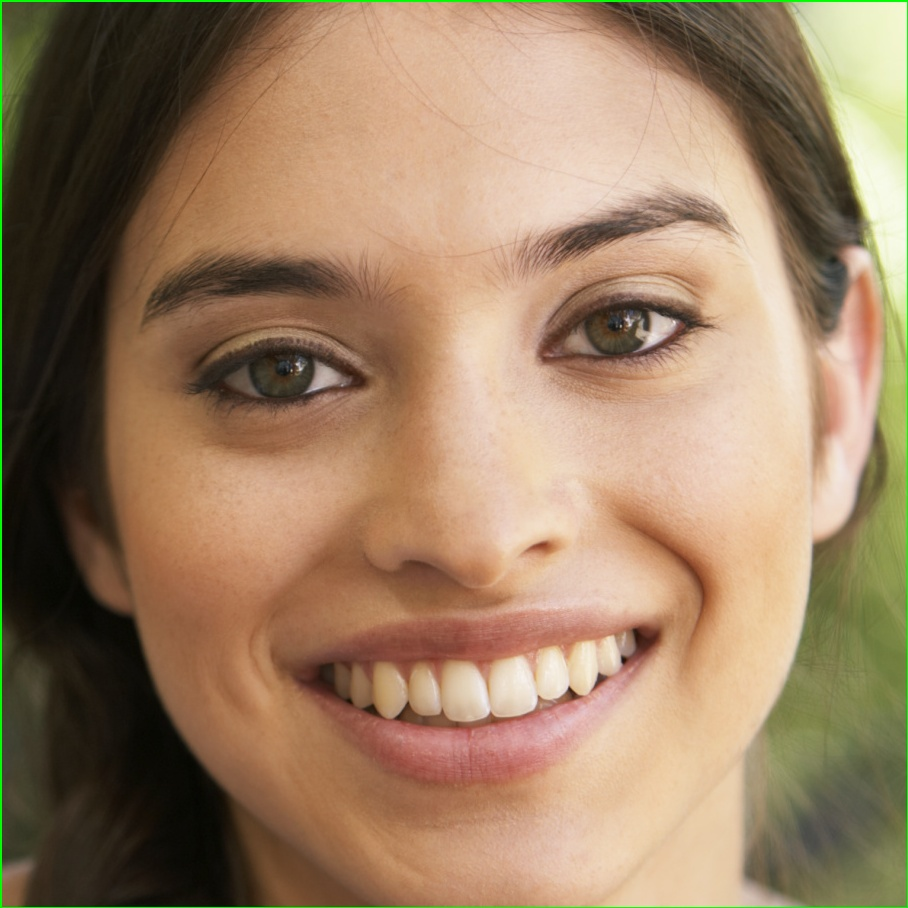
#> input picture 147.jpg, 908 x 908 px
$ python togray.py --image 147.jpg
#> lines starting #> are read from the running program, lines starting #| are printed output that depends on the picture
import cv2
import argparse

ap = argparse.ArgumentParser()
ap.add_argument("-i", "--image", required=True, help="path to the input image")
args = vars(ap.parse_args())

pic = cv2.imread(args["image"])
#> pic is the input picture: shape (908, 908, 3); mean B, G, R 99.5, 127.9, 155
gray = cv2.cvtColor(pic, cv2.COLOR_BGR2GRAY)
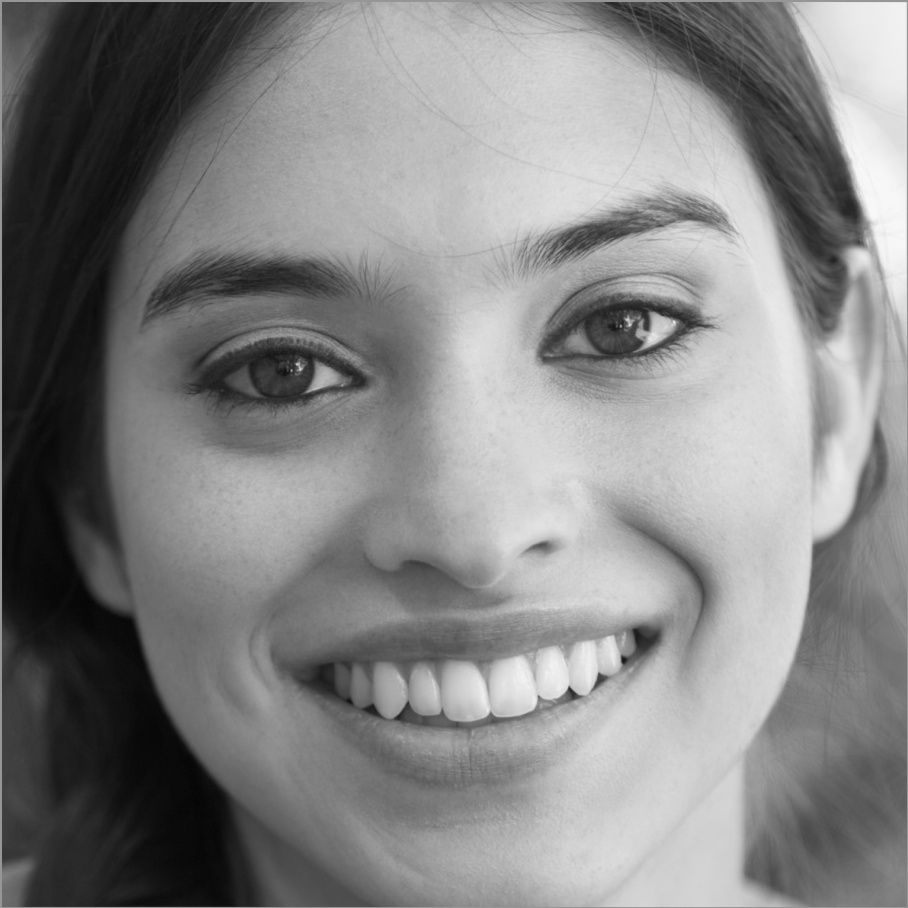
#> gray: shape (908, 908); min 4, max 249, mean 132.8
cv2.imwrite("Grayed.jpg",gray)

$ run again, on full_p2.jpg
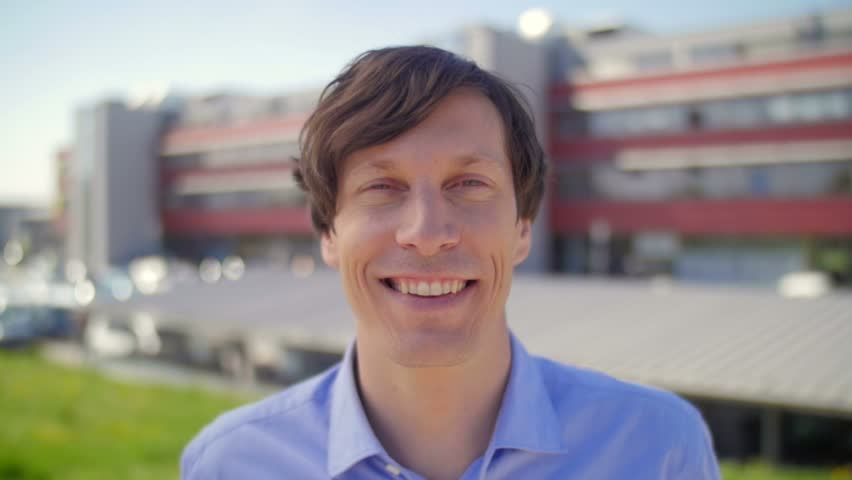
#> input picture full_p2.jpg, 852 x 480 px
#> pic is the input picture: shape (480, 852, 3); mean B, G, R 143, 143.6, 149.9
#> `gray = cv2.cvtColor(pic, cv2.COLOR_BGR2GRAY)`:
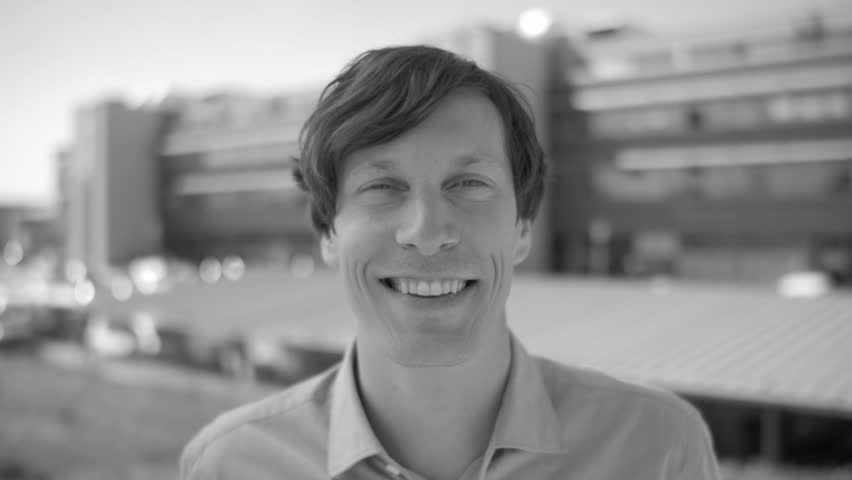
#> gray: shape (480, 852); min 8, max 254, mean 145.4

$ run again, on yt1.jpg
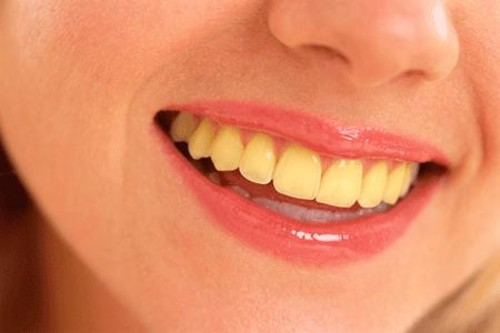
#> input picture yt1.jpg, 500 x 333 px
#> pic is the input picture: shape (333, 500, 3); mean B, G, R 99.3, 137.6, 225.2
#> `gray = cv2.cvtColor(pic, cv2.COLOR_BGR2GRAY)`:
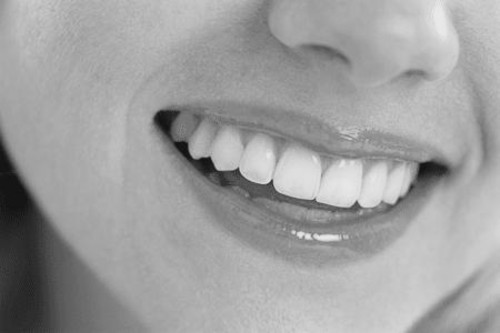
#> gray: shape (333, 500); min 16, max 235, mean 159.4

$ run again, on yt2.jpg
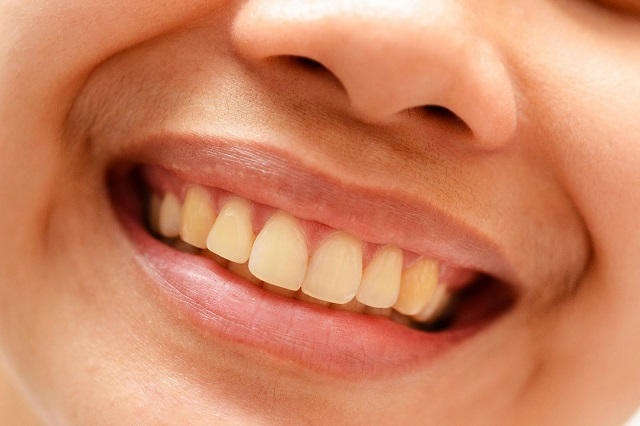
#> input picture yt2.jpg, 640 x 426 px
#> pic is the input picture: shape (426, 640, 3); mean B, G, R 97.5, 132.1, 206.6
#> `gray = cv2.cvtColor(pic, cv2.COLOR_BGR2GRAY)`:
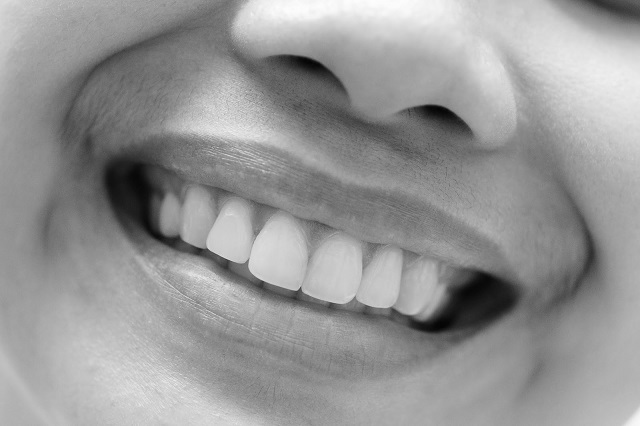
#> gray: shape (426, 640); min 3, max 253, mean 150.4
